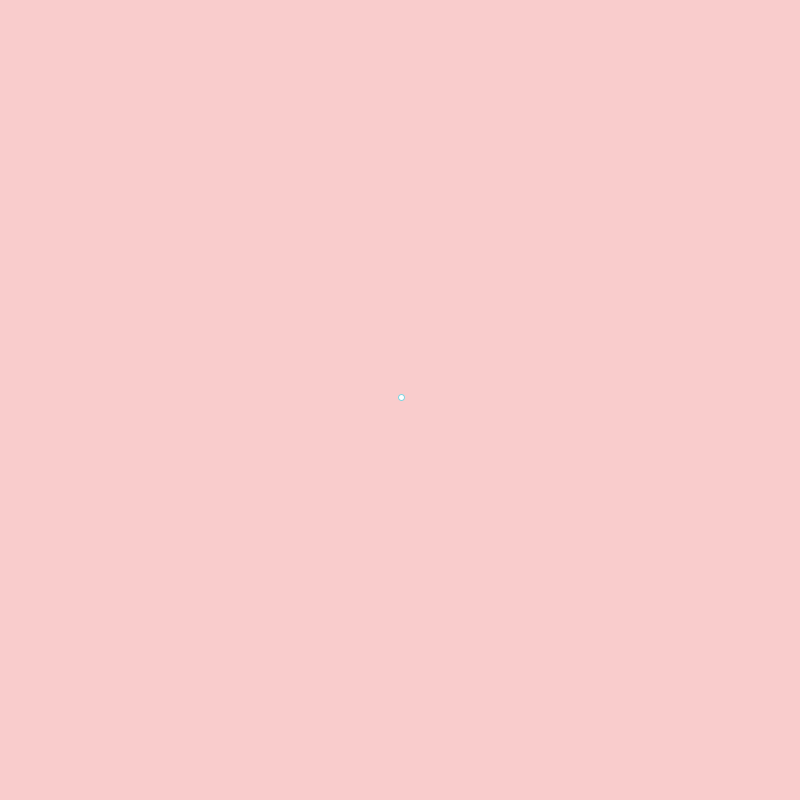
Frame 1 (no input)
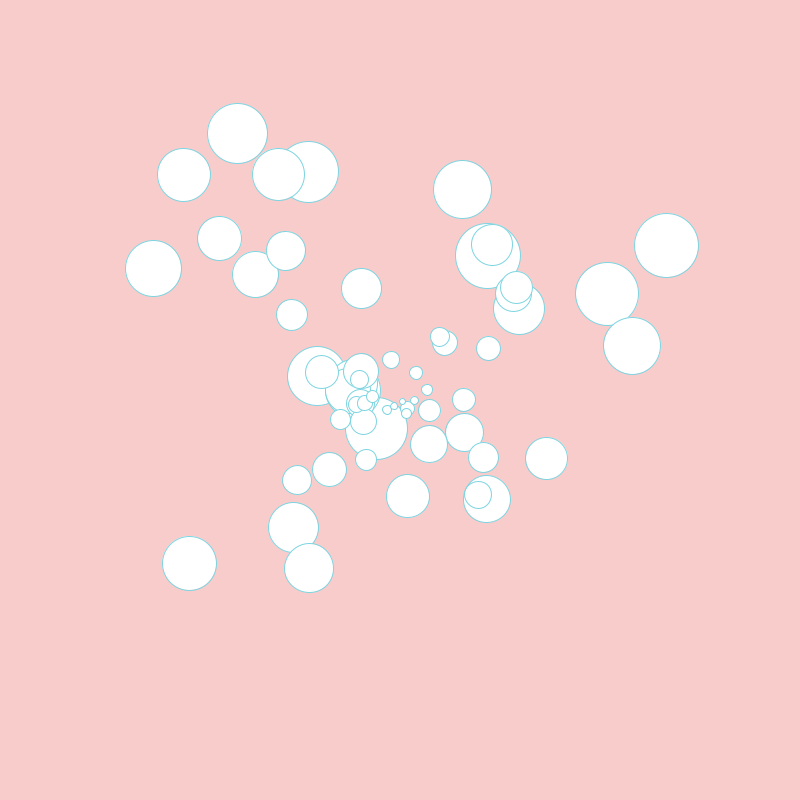
Frame 60 (the mouse pressed at the canvas centre just before this capture)
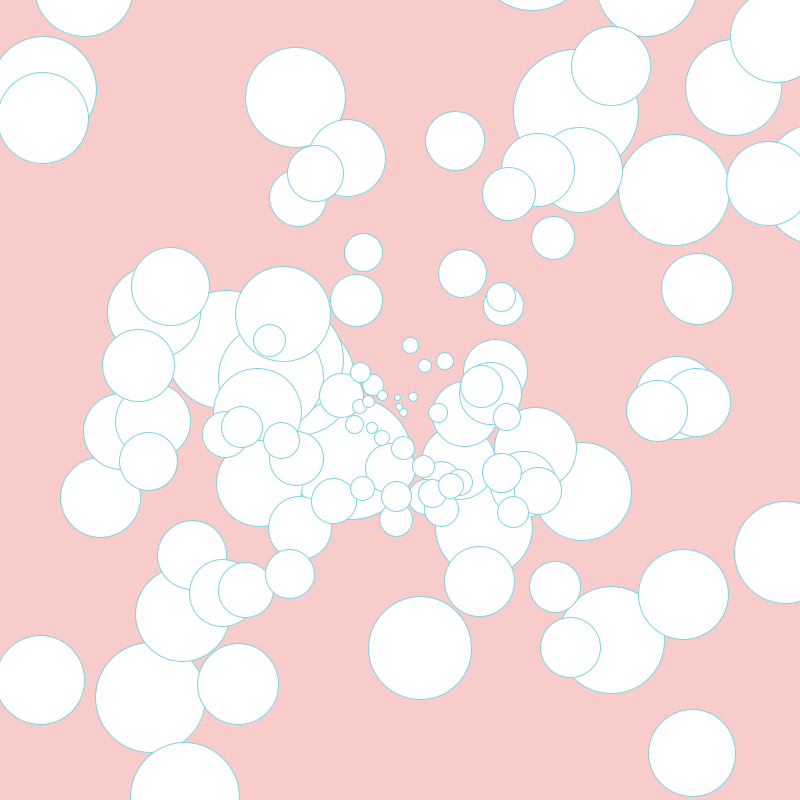
Frame 120 (the mouse held since frame 60 and released just before this capture)

The Processing sketch that drew these frames (run headless with seeded random() and noise(); from frame 60 on, the mouse is pressed at the canvas centre):

// Processing sketch: w07_03_particleSystems
// ── w07_03_particleSystems.pde
// Code_1_FA18
// Week 7
// Bryan Ma

// this is the leap we made from a single arraylist of ball objects,
//  to an arraylist of particle generators, all which possess their own
//  arraylist of particle objects. clicking on the screen creates a new
//  object of the Generator class. 

// modify the behavior of the particle (and potentially the particle 
//  generator to create an effect that simulates some kind of natural 
//  phenonema. think about the youtube video we saw in class - 
//  (https://www.youtube.com/watch?v=heW3vn1hP2E) that shows how a few 
//  simple changes to a basic particle system can create some convincing 
//  effects, like fire, smoke, and water. 
// see how far you can get and be creative. maybe it could be raindrops on
//  a window, stars zooming by in space, a waterfall? Use color, opacity,
//  size, and lifetimes to control things. try mapping the values of your 
//  parameters to the lifetime, just as in the example each particle gets
//  smaller as it reaches the end of its life. try changing particle speeds,'
//  directions, and other behavior.

//ArrayList<Generator> generators;
Soap test = new Soap(400, 400);

void setup() {
  size (800, 800);
  //generators = new ArrayList<Generator>();
}

void draw() {
  background(249, 204, 204);
  //for (int i = 0; i < generators.size(); i++) {
  //  Generator g = generators.get(i);
  //  g.addParticles();
  //  g.drawParticles();
  //}
  test.addStars();
  test.drawStars();
  
}

//void mousePressed() {
//  generators.add(new Generator(mouseX, mouseY));
//}

class Soap {
  ArrayList<Suds> stars;
  float posX;
  float posY;
  float rate; 
  
  Soap(float posX, float posY) {
    this.posX = posX;
    this.posY = posY;
    stars = new ArrayList<Suds>();
  }
  
  void addStars() {
    stars.add(new Suds(this.posX, this.posY));
  }
  
  void drawStars() {
    for (int i = 0; i < stars.size(); i++) {
      Suds s = stars.get(i);
      s.update();
      s.display();
    }
  }
}

class Suds {
  float posX;
  float posY;
  float velX;
  float velY;
  float life;
  
  Suds(float posX, float posY) {
    this.posX = posX;
    this.posY = posY;
    this.velX = random(-5,5);
    this.velY = random(-5,5);
    life = 5;
  }

  void display() {
    stroke(125, 212, 224);
    ellipse(this.posX, this.posY, life, life);
  }
  
  void update() {
    life++;
    this.posX += this.velX;
    this.posY += this.velY;
  }
}

class Particle {
  float posX;
  float posY;
  float velX;
  float velY;
  float life;
  float alpha;

  Particle(float posX, float posY) {
    this.posX = posX;
    this.posY = posY;
    this.velX = random(-5, 5);
    this.velY = random(-5, 5);
    life = 50;
  }

  void display() {
    fill(255, alpha);
    ellipse(this.posX, this.posY, life, life);
  }

  void update() {
    life--;
    alpha--;
    this.posX += this.velX;
    this.posY += this.velY;

    // check if it goes off
    if (this.posX > width || this.posX < 0) {
      this.velX *= -1;
    }
    if (this.posY > height || this.posY < 0) {
      this.velY *= -1;
    }
  }
}
